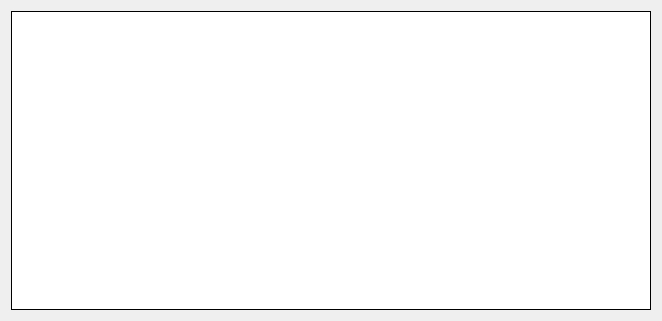
<?xml version="1.0" encoding="UTF-8"?>
<ui version="4.0">
 <class>udg::ThumbnailImageDisplayer</class>
 <widget class="QWidget" name="udg::ThumbnailImageDisplayer">
  <property name="geometry">
   <rect>
    <x>0</x>
    <y>0</y>
    <width>662</width>
    <height>321</height>
   </rect>
  </property>
  <property name="sizePolicy">
   <sizepolicy hsizetype="Expanding" vsizetype="Expanding">
    <horstretch>0</horstretch>
    <verstretch>0</verstretch>
   </sizepolicy>
  </property>
  <property name="windowTitle">
   <string>Form</string>
  </property>
  <layout class="QVBoxLayout" name="verticalLayout">
   <item>
    <widget class="QListWidget" name="m_listImagesDisplayer">
     <property name="enabled">
      <bool>true</bool>
     </property>
     <property name="sizePolicy">
      <sizepolicy hsizetype="Expanding" vsizetype="Expanding">
       <horstretch>0</horstretch>
       <verstretch>0</verstretch>
      </sizepolicy>
     </property>
     <property name="minimumSize">
      <size>
       <width>0</width>
       <height>0</height>
      </size>
     </property>
     <property name="maximumSize">
      <size>
       <width>16777215</width>
       <height>16777215</height>
      </size>
     </property>
     <property name="font">
      <font>
       <family>MS Shell Dlg 2</family>
      </font>
     </property>
     <property name="focusPolicy">
      <enum>Qt::WheelFocus</enum>
     </property>
     <property name="contextMenuPolicy">
      <enum>Qt::NoContextMenu</enum>
     </property>
     <property name="frameShape">
      <enum>QFrame::Panel</enum>
     </property>
     <property name="frameShadow">
      <enum>QFrame::Plain</enum>
     </property>
     <property name="autoScroll">
      <bool>false</bool>
     </property>
     <property name="autoScrollMargin">
      <number>0</number>
     </property>
     <property name="showDropIndicator" stdset="0">
      <bool>false</bool>
     </property>
     <property name="dragDropMode">
      <enum>QAbstractItemView::NoDragDrop</enum>
     </property>
     <property name="selectionMode">
      <enum>QAbstractItemView::SingleSelection</enum>
     </property>
     <property name="verticalScrollMode">
      <enum>QAbstractItemView::ScrollPerItem</enum>
     </property>
     <property name="horizontalScrollMode">
      <enum>QAbstractItemView::ScrollPerItem</enum>
     </property>
     <property name="movement">
      <enum>QListView::Static</enum>
     </property>
     <property name="flow">
      <enum>QListView::TopToBottom</enum>
     </property>
     <property name="isWrapping" stdset="0">
      <bool>true</bool>
     </property>
     <property name="layoutMode">
      <enum>QListView::Batched</enum>
     </property>
     <property name="viewMode">
      <enum>QListView::IconMode</enum>
     </property>
     <property name="uniformItemSizes">
      <bool>true</bool>
     </property>
     <property name="wordWrap">
      <bool>true</bool>
     </property>
     <property name="selectionRectVisible">
      <bool>true</bool>
     </property>
    </widget>
   </item>
  </layout>
 </widget>
 <resources/>
 <connections/>
</ui>
